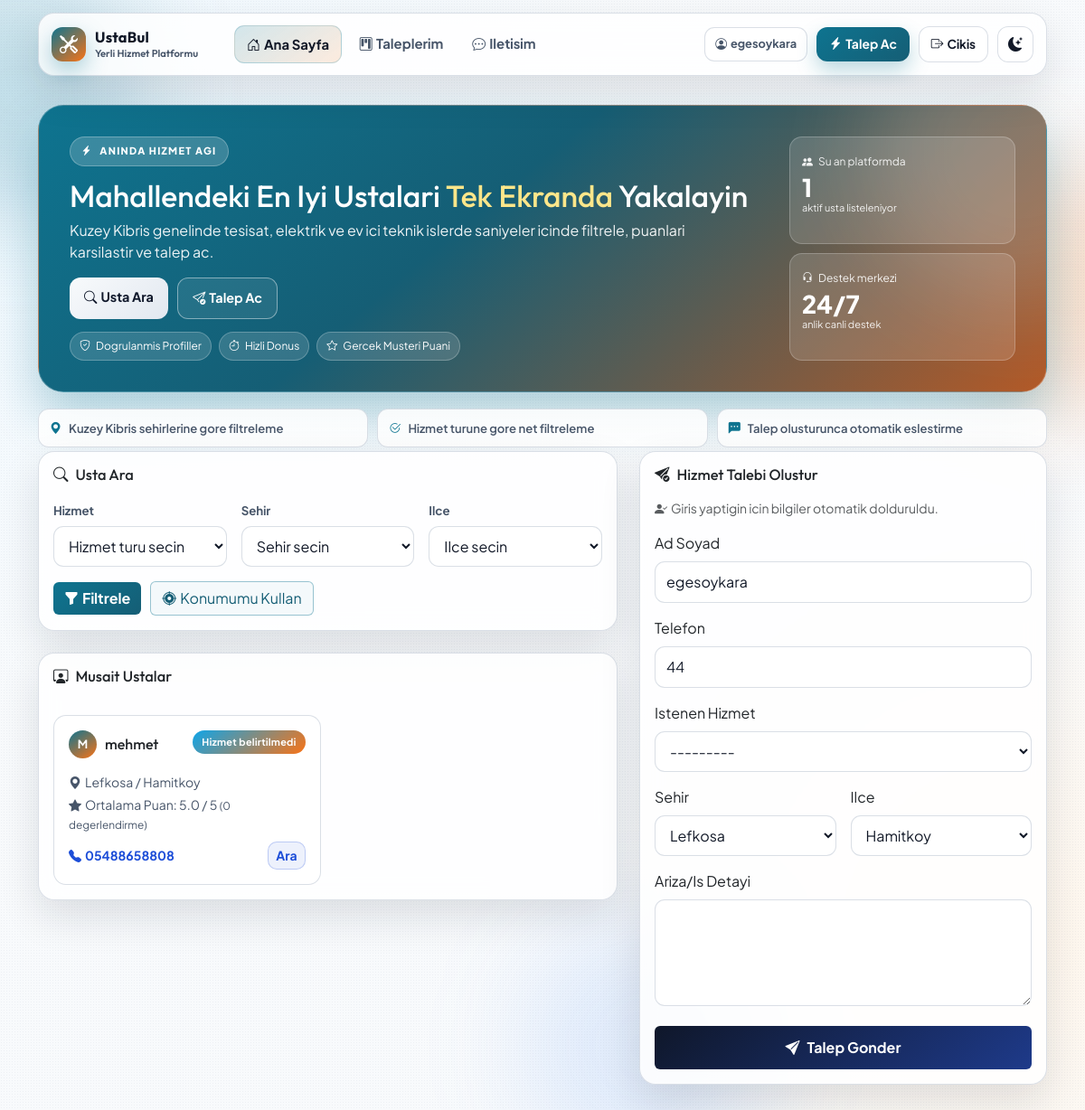
/ (signed in), run on an earlier commit of the app's database.
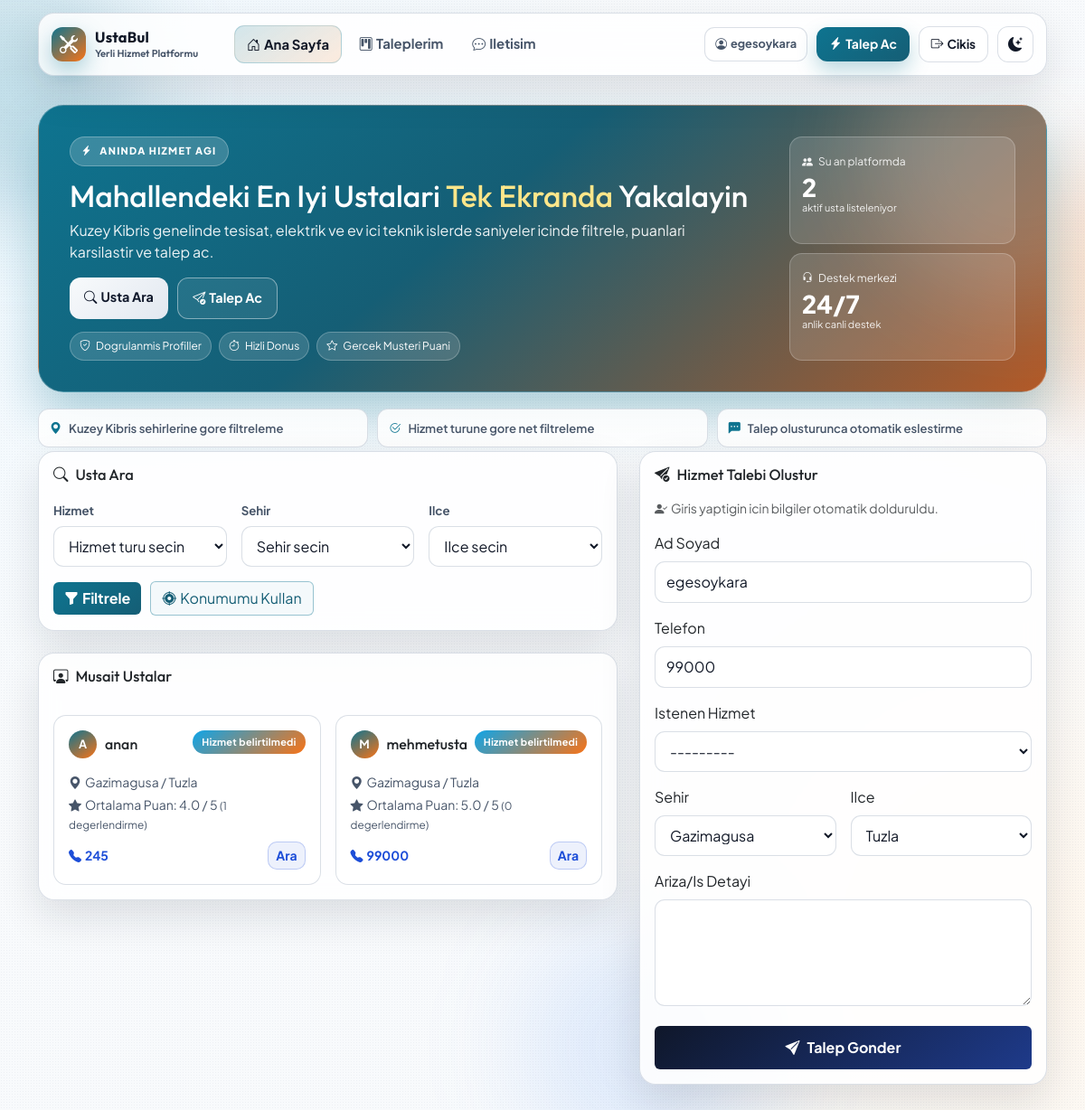
And on a later commit of the database.
### Myapp/models.py (models this page shows, shortened)
class Provider(models.Model):
    user = models.OneToOneField(
        User,
        on_delete=models.SET_NULL,
        null=True,
        blank=True,
        related_name="provider_profile",
    )
    full_name = models.CharField(max_length=120)
    service_types = models.ManyToManyField(ServiceType, related_name="providers", blank=True)
    city = models.CharField(max_length=80)
    district = models.CharField(max_length=80)
    phone = models.CharField(max_length=20)
    latitude = models.DecimalField(max_digits=9, decimal_places=6, null=True, blank=True)
    longitude = models.DecimalField(max_digits=9, decimal_places=6, null=True, blank=True)
    rating = models.DecimalField(max_digits=2, decimal_places=1, default=5.0)
    is_available = models.BooleanField(default=True)
    description = models.TextField(blank=True)
    created_at = models.DateTimeField(auto_now_add=True)
    class Meta:
        ordering = ["-is_available", "-rating", "full_name"]

### Myapp/views.py (the view)
# urls.py: path('', views.index, name='index'),
@never_cache
@ensure_csrf_cookie
def index(request):
    is_provider_user = bool(get_provider_for_user(request.user)) if request.user.is_authenticated else False
    search_form = ServiceSearchForm(request.GET or None)
    providers_qs = (
        Provider.objects.filter(is_available=True)
        .prefetch_related("service_types")
        .annotate(ratings_count=Count("ratings", distinct=True))
    )
    location_used = False
    if search_form.is_valid():
        service_type = search_form.cleaned_data.get("service_type")
        city = (search_form.cleaned_data.get("city") or "").strip()
        district = (search_form.cleaned_data.get("district") or "").strip()
        user_latitude = search_form.cleaned_data.get("latitude")
        user_longitude = search_form.cleaned_data.get("longitude")
        if service_type:
            providers_qs = providers_qs.filter(service_types=service_type)
        if city:
            providers_qs = providers_qs.filter(city__icontains=city)
        if district and district != ANY_DISTRICT_VALUE:
            providers_qs = providers_qs.filter(district__icontains=district)
        providers = list(providers_qs[:100])
        if user_latitude is not None and user_longitude is not None:
            location_used = True
            for provider in providers:
                if provider.latitude is not None and provider.longitude is not None:
                    provider.distance_km = round(
                        haversine_km(
                            float(user_latitude),
                            float(user_longitude),
                            float(provider.latitude),
                            float(provider.longitude),
                        ),
                        1,
                    )
                else:
                    provider.distance_km = None
            providers.sort(
                key=lambda p: (
                    p.distance_km is None,
                    p.distance_km if p.distance_km is not None else 10**9,
                    -float(p.rating),
                )
            )
        else:
            for provider in providers:
                provider.distance_km = None
    else:
        providers = list(providers_qs[:12])
        for provider in providers:
            provider.distance_km = None
    request_form = ServiceRequestForm(initial=build_request_form_initial(request))
    context = {
        "search_form": search_form,
        "request_form": request_form,
        "providers": providers[:12],
        "location_used": location_used,
        "city_district_map_json": get_city_district_map_json(),
        "is_provider_user": is_provider_user,
    }
    return render(request, "Myapp/index.html", context)

### Myapp/forms.py
class ServiceSearchForm(forms.Form):
    service_type = forms.ModelChoiceField(
        queryset=ServiceType.objects.all(),
        empty_label="Hizmet turu secin",
        required=False,
        label="Hizmet",
    )
    city = forms.ChoiceField(choices=[("", "Sehir secin")] + NC_CITY_CHOICES, required=False, label="Sehir")
    district = forms.ChoiceField(choices=DISTRICT_CHOICES_WITH_ANY, required=False, label="Ilce")
    latitude = forms.FloatField(required=False, widget=forms.HiddenInput())
    longitude = forms.FloatField(required=False, widget=forms.HiddenInput())

### Myapp/models.py (called while the page is built)
    def __str__(self):
        return self.name

### Myapp/views.py (called while the page is built)
def build_request_form_initial(request):
    if not request.user.is_authenticated:
        return {}
    profile = getattr(request.user, "customer_profile", None)
    return {
        "customer_name": request.user.get_full_name() or request.user.username,
        "customer_phone": profile.phone if profile else "",
        "city": profile.city if profile else "",
        "district": profile.district if profile else "",
    }

def get_provider_for_user(user):
    if not user.is_authenticated:
        return None
    return Provider.objects.filter(user=user).first()

### Myapp/templates/Myapp/index.html (shortened to what the changed rows need)
{% extends "base.html" %}
{% block content %}
<section class="hero-spotlight reveal-up">
  <div class="hero-layout">
    <div class="hero-copy">
      <h1>Mahallendeki En Iyi Ustalari <span>Tek Ekranda</span> Yakalayin</h1>
    </div>
    <aside class="hero-metrics">
      <div class="metric-card">
        <p class="metric-top"><i class="bi bi-people-fill"></i>Su an platformda</p>
        <p class="metric-value">{{ providers|length }}</p>
        <p class="metric-note">aktif usta listeleniyor</p>
      </div>
    </aside>
  </div>
</section>
<section class="row g-4 align-items-start">
  <div class="col-xl-7">
    <div class="card panel-card shadow-sm reveal-up delay-1" id="search-panel">
      <div class="card-body">
        <h2 class="h5 mb-3 section-title"><i class="bi bi-search me-2"></i>Usta Ara</h2>
      </div>
    </div>
    <div class="card panel-card shadow-sm mt-4 reveal-up delay-2">
      <div class="card-body">
        <div class="d-flex align-items-center justify-content-between flex-wrap gap-2 mb-3">
          <h2 class="h5 mb-0 section-title"><i class="bi bi-person-workspace me-2"></i>Musait Ustalar</h2>
        </div>
        {% if providers %}
          <div class="row g-3 provider-grid">
            {% for provider in providers %}
              <div class="col-md-6 col-xl-6">
                <article class="provider-card p-3 h-100">
                  <div class="d-flex align-items-start justify-content-between mb-3">
                    <div class="provider-head">
                      <span class="avatar-dot">{{ provider.full_name|slice:":1"|upper }}</span>
                      <h3 class="h6 mb-0">{{ provider.full_name }}</h3>
                    </div>
                    <span class="pill">
                      {% for service in provider.service_types.all %}
                        {{ service.name }}{% if not forloop.last %}, {% endif %}
                      {% empty %}
                        Hizmet belirtilmedi
                      {% endfor %}
                    </span>
                  </div>
                  <p class="small mb-1 provider-location"><i class="bi bi-geo-alt-fill me-1"></i>{{ provider.city }} / {{ provider.district }}</p>
                  <p class="small mb-1 provider-rating">
                    <i class="bi bi-star-fill me-1"></i>Ortalama Puan: {{ provider.rating }} / 5
                    <span class="rating-count">({{ provider.ratings_count }} degerlendirme)</span>
                  </p>
                  <div class="provider-bottom">
                    <p class="small mb-0 provider-phone"><i class="bi bi-telephone-fill me-1"></i><strong>{{ provider.phone }}</strong></p>
                    <a href="tel:{{ provider.phone }}" class="btn btn-sm provider-call-btn">Ara</a>
                  </div>
                </article>
              </div>
            {% endfor %}
          </div>
        {% else %}
          <p class="mb-0">Kriterlere uygun usta bulunamadi.</p>
        {% endif %}
      </div>
    </div>
  </div>
  <div class="col-xl-5">
    {% if is_provider_user %}
      <div class="card panel-card shadow-sm sticky-form reveal-up delay-3">
        <div class="card-body">
          <h2 class="h5 mb-3 section-title"><i class="bi bi-tools me-2"></i>Usta Modu</h2>
          <p class="mb-3">Usta hesabi ile giris yaptiginiz icin talep olusturma kapali.</p>
          <a href="{% url 'provider_requests' %}" class="btn btn-main-dark w-100">
            <i class="bi bi-briefcase-fill me-2"></i>Usta Paneline Git
          </a>
        </div>
      </div>
    {% else %}
      <div class="card panel-card shadow-sm sticky-form reveal-up delay-3" id="talep-form">
        <div class="card-body">
          <h2 class="h5 mb-3 section-title"><i class="bi bi-send-check-fill me-2"></i>Hizmet Talebi Olustur</h2>
          {% if request.user.is_authenticated %}
            <p class="small text-muted mb-3"><i class="bi bi-person-check-fill me-1"></i>Giris yaptigin icin bilgiler otomatik dolduruldu.</p>
          {% endif %}
          <form method="post" action="{% url 'create_request' %}" class="row g-3" id="request-form">
            <div class="col-12">
              <label class="form-label">{{ request_form.customer_name.label }}</label>
              {{ request_form.customer_name }}
            </div>
            <div class="col-12">
              <label class="form-label">{{ request_form.customer_phone.label }}</label>
              {{ request_form.customer_phone }}
            </div>
            <div class="col-12">
              <label class="form-label">{{ request_form.service_type.label }}</label>
              {{ request_form.service_type }}
            </div>
            <div class="col-md-6">
              <label class="form-label">{{ request_form.city.label }}</label>
              {{ request_form.city }}
            </div>
            <div class="col-md-6">
              <label class="form-label">{{ request_form.district.label }}</label>
              {{ request_form.district }}
            </div>
            <div class="col-12">
              <label class="form-label">{{ request_form.details.label }}</label>
              {{ request_form.details }}
            </div>
            <div class="col-12">
              <button type="submit" class="btn btn-dark w-100 btn-main-dark"><i class="bi bi-send-fill me-2"></i>Talep Gonder</button>
            </div>
          </form>
        </div>
      </div>
    {% endif %}
  </div>
</section>
{% endblock %}

What changed in the data, as far as the page shows it:
removed Provider: full_name "M", full_name "mehmet", city "Lefkosa", district "Hamitkoy", rating "5.0", ratings_count "0", phone "05488658808"
added Provider: full_name "A", full_name "anan", city "Gazimagusa", district "Tuzla", rating "4.0", ratings_count "1", phone "245"
added Provider: full_name "M", full_name "mehmetusta", city "Gazimagusa", district "Tuzla", rating "5.0", ratings_count "0", phone "99000"
Also different on the page:
{{ providers|length }}: "1" → "2"
form field customer_phone: "44" → "99000"
form field city: "Lefkosa" → "Gazimagusa"
form field district: "Hamitkoy" → "Tuzla"
